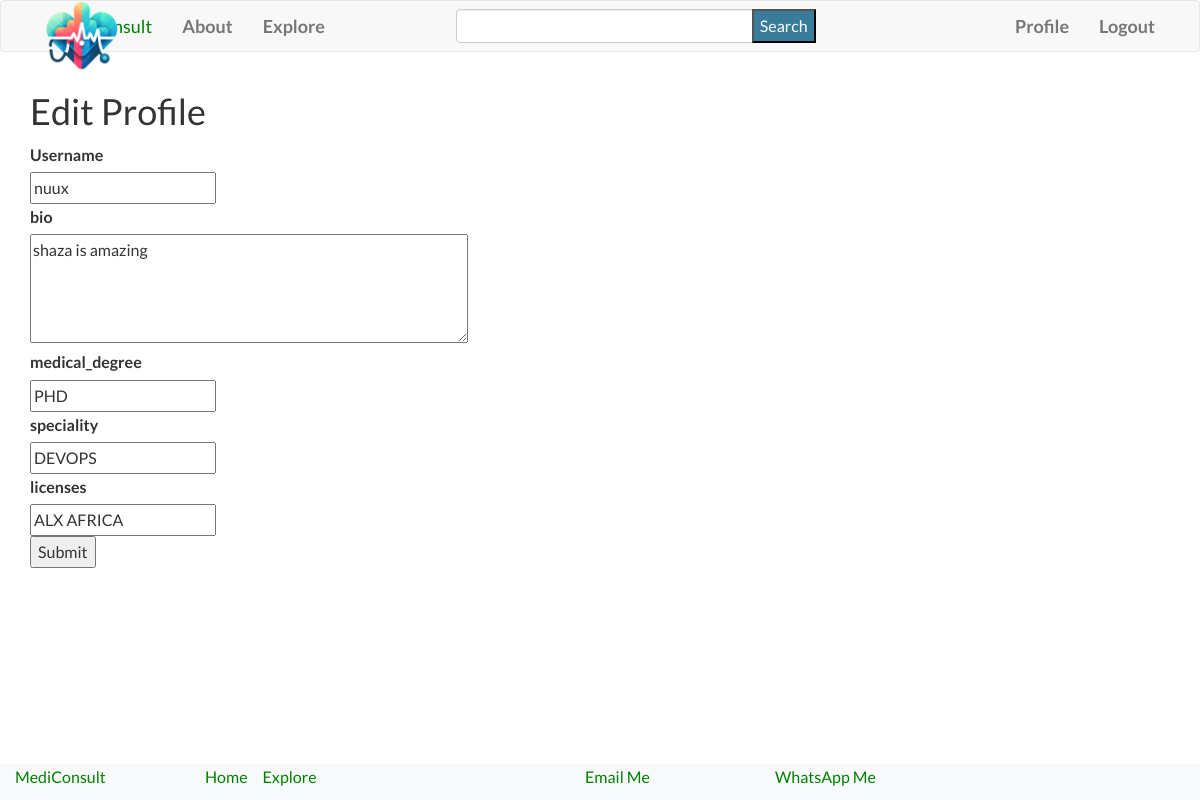
/edit_profile (signed in), run on the app's committed database.
### app/models.py (models this page shows, shortened)
class User(UserMixin,db.Model):
    id = db.Column(db.Integer, primary_key=True)
    username = db.Column(db.String(65), index=True, unique=True)
    email = db.Column(db.String(120), index=True, unique=True)
    password_hash = db.Column(db.String(128))
    bio = db.Column(db.String(200))
    medical_degree = db.Column(db.String(100))
    speciality = db.Column(db.String(100))
    licenses = db.Column(db.String(200))
    last_seen = db.Column(db.DateTime, default=datetime.utcnow)
    cases = db.relationship('Case', backref='author', lazy="dynamic")
    followed = db.relationship(
        'User',
        secondary=followers,
        primaryjoin=(followers.c.follower_id == id),
        secondaryjoin=(followers.c.followed_id == id),
        backref=db.backref('followers',lazy='dynamic'),
        lazy='dynamic'
        )
    comments= db.relationship('Comment', backref='author', lazy='dynamic')

### app/routes.py (the view)
@app.route("/edit_profile", methods=['GET', 'POST'])
@login_required
def edit_profile():
    form = EditProfileForm(current_user.username)
    if form.validate_on_submit():
        current_user.username = form.username.data
        current_user.bio = form.bio.data
        current_user.medical_degree = form.medical_degree.data
        current_user.speciality = form.speciality.data
        current_user.licenses = form.licenses.data
        db.session.commit()
        flash("Your Profile Has Been Updated Successfully")
        return redirect(url_for('edit_profile'))
    elif request.method == 'GET':
        form.username.data = current_user.username
        form.bio.data = current_user.bio
        form.medical_degree.data = current_user.medical_degree
        form.speciality.data = current_user.speciality
        form.licenses.data = current_user.licenses
    return render_template('edit_profile.html', form=form, title="Edit Profile")

### forms.py (shortened to what this page needs)
class SearchForm(FlaskForm):
    query = StringField('Query', validators=[DataRequired()])
    submit = SubmitField('Search')

class EditProfileForm(FlaskForm):
    username = StringField('Username', validators=[DataRequired()])
    bio = TextAreaField('bio')
    medical_degree = StringField('medical_degree')
    speciality = StringField('speciality')
    licenses = StringField('licenses')
    submit = SubmitField('Submit')
    def __init__(self, original_username,*args, **kwargs):
        super(EditProfileForm, self).__init__(*args, **kwargs)
        self.original_username = original_username

### app/routes.py (called while the page is built)
@login.user_loader
def load_user(id):
    return User.query.get(int(id))

@app.before_request
def before_request():
    g.search_form = SearchForm()
    if current_user.is_authenticated:
        current_user.last_seen = datetime.utcnow()
        db.session.commit()

@app.context_processor
def inject_search_form():
    return {'search_form': SearchForm()}

### app/templates/edit_profile.html (shortened to what this page needs)
{% extends 'base.html' %}
{% block app_content %}
<h1> Edit Profile </h1>
<form action="", method="post">
	<p>
	{{ form.username.label }} </br>
	{{ form.username }} </br>
	</p>
	<p>
		{{ form.bio.label }} </br>
		{{ form.bio(cols=50, rows=4)}} </br>
	</p>
	<p>
		{{ form.medical_degree.label }} </br>
		{{ form.medical_degree }} </br>
	</p>
	<p>
		{{ form.speciality.label }} </br>
		{{ form.speciality }} </br>
	</p>
	<p>
		{{ form.licenses.label }} </br>
		{{ form.licenses }} </br>
	</p>
	<p> {{ form.submit() }} </p>
</form>
{% endblock %}

### app/static/css/base.css (style rules this page uses)
body, ul, li, p { margin: 0; padding: 0; }
body { margin: 0 !important; padding: 0; font-family: 'Lato', sans-serif; line-height: 1.6; font-size: 16px; min-height: 100vh; overflow-x: hidden; padding-bottom: 60px; }
#search_submit { position: absolute; top: 0; right: 0; background-color: #387B9A; height: 100%; color: white; }

### data on the page
User: username "nuux", bio "shaza is amazing", medical_degree "PHD", speciality "DEVOPS", licenses "ALX AFRICA"
